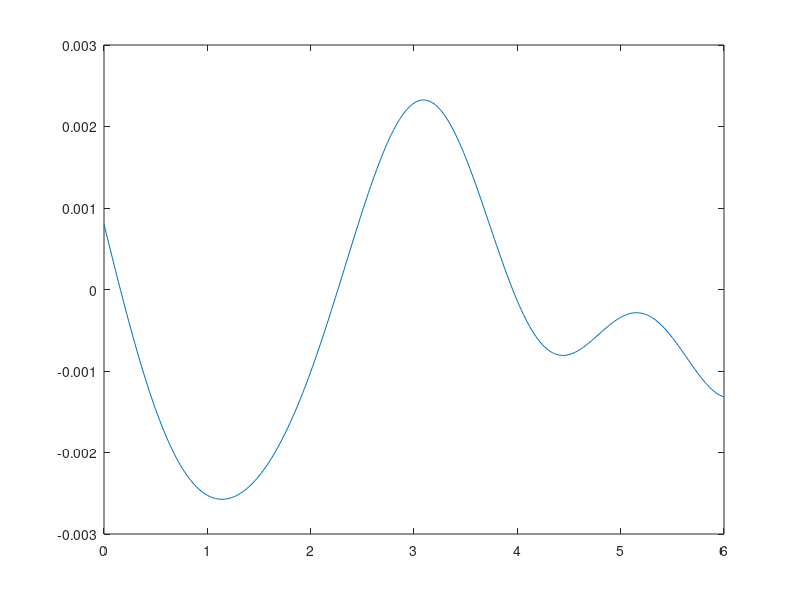
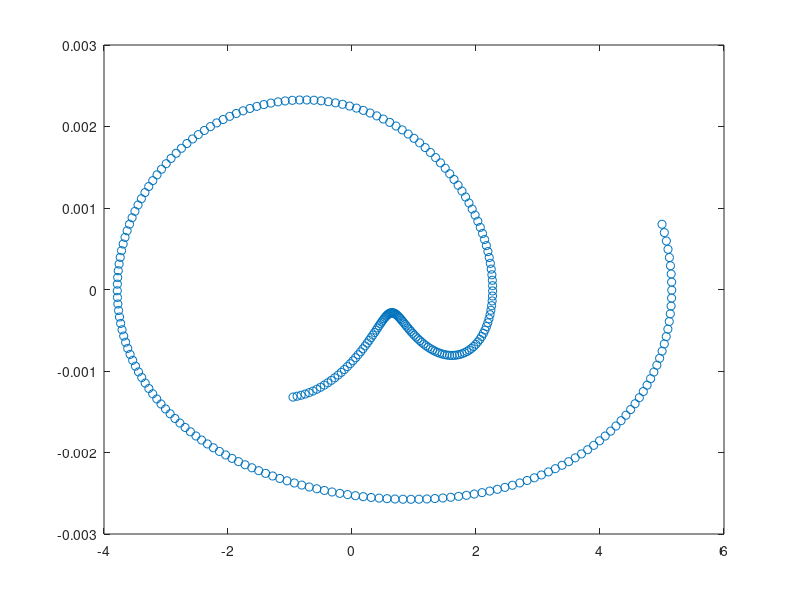

MATLAB code for these plots, in order:
function Final
  clc; clear
  disp('f Funcion por Runge K')
  h=0.02; x=0:h:6 ;
  y=Runge_k(x,h) ;
  z=y(1,:) ;
  disp('Derivada Pimera de w')
  dz=Derivada_Primra(z,h) ;
  figure(1)
  plot(x,dz)
  disp('Figura de dz en funcion de z')
  figure(2)
  plot(z,dz,'o')
  disp('La integral de 1 a 4')
  a=1/h+1;  b=4/h+1;
  v=z(a:b);  t=x(a:b);
  v=(5+v').*t'.^2 ;
  I=Trapecios_Multiples(v,h)

end
function y=Runge_k(x,h)
  n=length(x) ;
  A=D=5; B=2; C=12; w=0.5;
  K=[0 1;-C/A -B/A]
  C=@(t) t*sin(3*t)*[0;D/A] ;
  y0=[A;B]
  y=zeros(2,n) ;
  y(:,1)=y0 ;
  for i=1:n-1
    yk=y(:,i) ;
    c=feval(C,x(i)) ;
    k1=h*(K*yk+c) ;
    tg=x(i)+h/(2*w) ;
    yg=yk  +k1/(2*w) ;
    c=feval(C,tg) ;
    k2=h*(K*yg+c) ;
    y(:,i+1)=yk+(1-w)*k1+w*k2 ;
  end
end
function dy=Derivada_Primra(y,h)
  n=length(y) ;
  dy=zeros(1,n) ;
  dy(1)=-3*y(1)+4*y(2)-y(3) ;
  dy(n)=3*y(n)-4*y(n-1)+y(n-2) ;
  for i=2:n-1
    dy(i)=y(i+1)-y(i-1) ;
  end
  dy=dy/2*h ;
end
function I=Trapecios_Multiples(y,h)
  n=length(y) ;
  I=1/3*(y(1)+y(n)) ;
  for i=2:n-1
    if mod(i,2)==0
      I=I+4/3*y(i) ;
    else
      I=I+2/3*y(i) ;
    end
  end
  I=I*h ;
end
